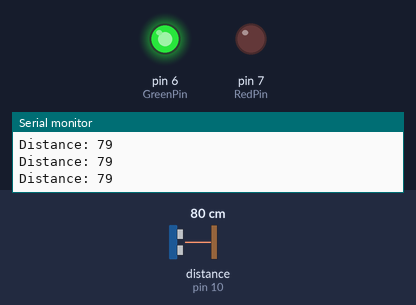
This sketch was run on a simulated Arduino Uno, built with avr-gcc and run on an emulated ATmega328P. Shown: output pins drawn as LEDs (lit = HIGH), the last lines printed to the serial monitor. Wiring (inferred from the names in the program): ultrasonic range finder: trigger pin 9; echo pin 10. The inputs (shaded band) are chosen by the test bench; at power-on: distance to the obstacle (sensor on pin 10) 80 cm. The echo pulse lasts 58.3 µs per cm; pins used as bus, display or sensor lines are not drawn.

Above: at 1.2 s.
1.3 s: distance to the obstacle (sensor on pin 10) set to 34 cm
2.8 s: distance to the obstacle (sensor on pin 10) set to 30 cm
At 4.0 s:
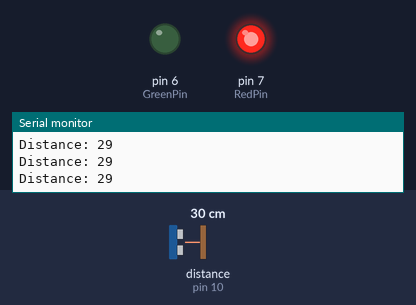
4.3 s: distance to the obstacle (sensor on pin 10) set to 35 cm
At 5.2 s:
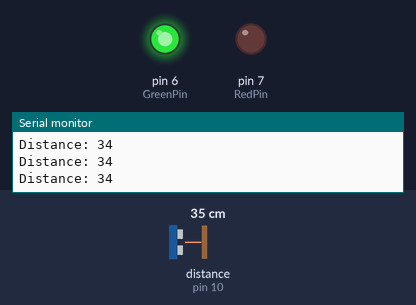
7.3 s: distance to the obstacle (sensor on pin 10) set to 18 cm
At 8.7 s:
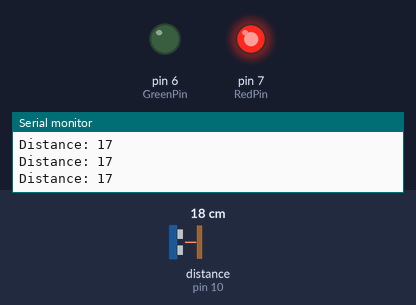
Timing chart, 0 to 9.8 s (numbered marks = the images above; inputs shaded):
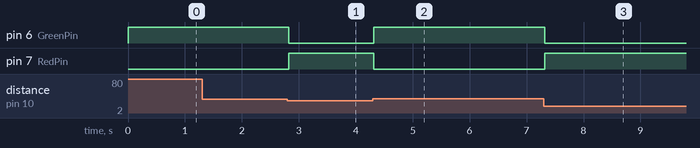

The sketch:

Test_Green_Red_Light.ino
```cpp
const int trigPin = 9;
const int echoPin = 10;
const int RedPin =  7;
const int GreenPin =  6;
// defines variables
long duration;
int distance;
void setup() {
  pinMode(RedPin, OUTPUT);
  pinMode(GreenPin, OUTPUT);
  pinMode(trigPin, OUTPUT);
  pinMode(echoPin, INPUT);
  Serial.begin(9600);
}
void loop() {
  // Clears the trigPin
  digitalWrite(trigPin, LOW);
  delayMicroseconds(2);
  digitalWrite(trigPin, HIGH);
  delayMicroseconds(10);
  digitalWrite(trigPin, LOW);
  duration = pulseIn(echoPin, HIGH);
  distance = duration * 0.034 / 2;
  Serial.print("Distance: ");
  Serial.println(distance);

  if (distance <= 30){
    digitalWrite(RedPin, HIGH);
    digitalWrite(GreenPin, LOW);
  }else{
    digitalWrite(RedPin, LOW);
    digitalWrite(GreenPin, HIGH);
  }
}
```

Measured:
- the behaviour switches between 32 and 31 cm on distance to the obstacle (sensor on pin 10) (found by bisection; images 0 and 1)
- after the input at 2.8 s, pin 6 (GreenPin): HIGH → LOW at once; pin 7 (RedPin): LOW → HIGH at once
- after the input at 4.3 s, pin 6 (GreenPin): LOW → HIGH at once; pin 7 (RedPin): HIGH → LOW at once
- after the input at 7.3 s, pin 6 (GreenPin): HIGH → LOW at once; pin 7 (RedPin): LOW → HIGH at once
